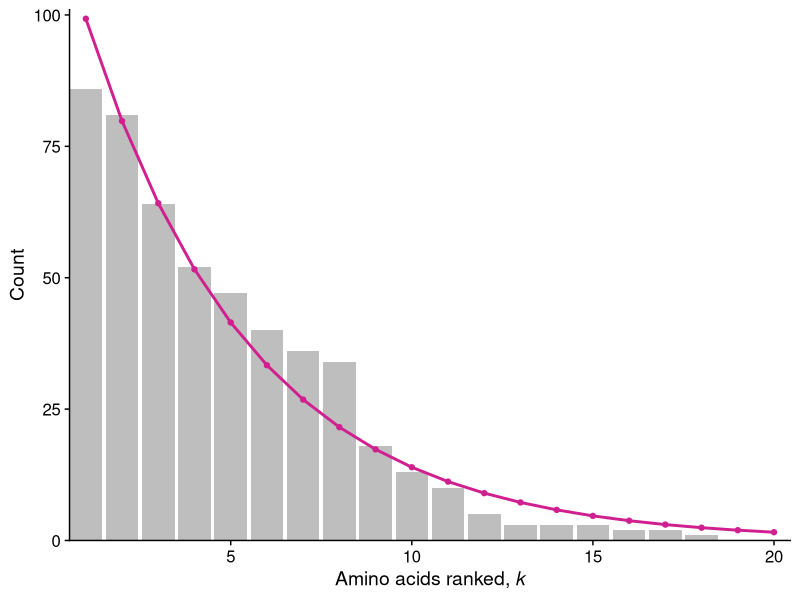
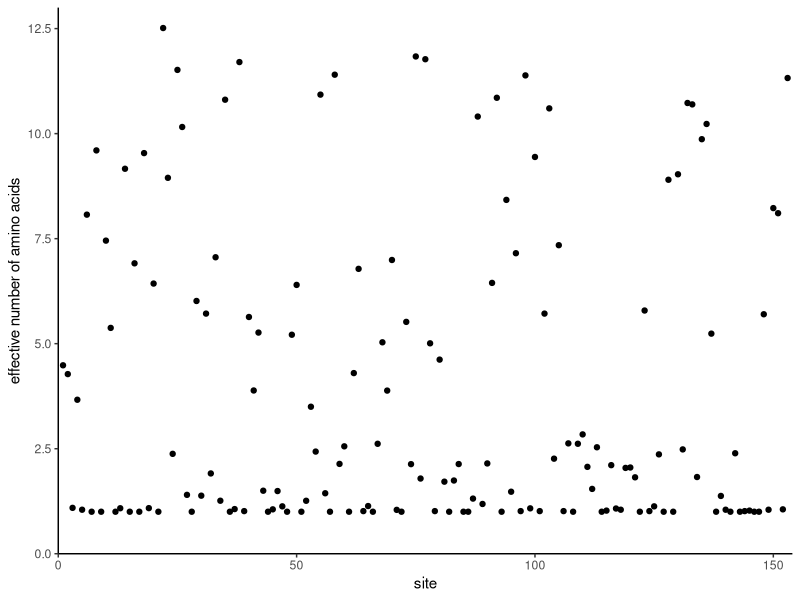
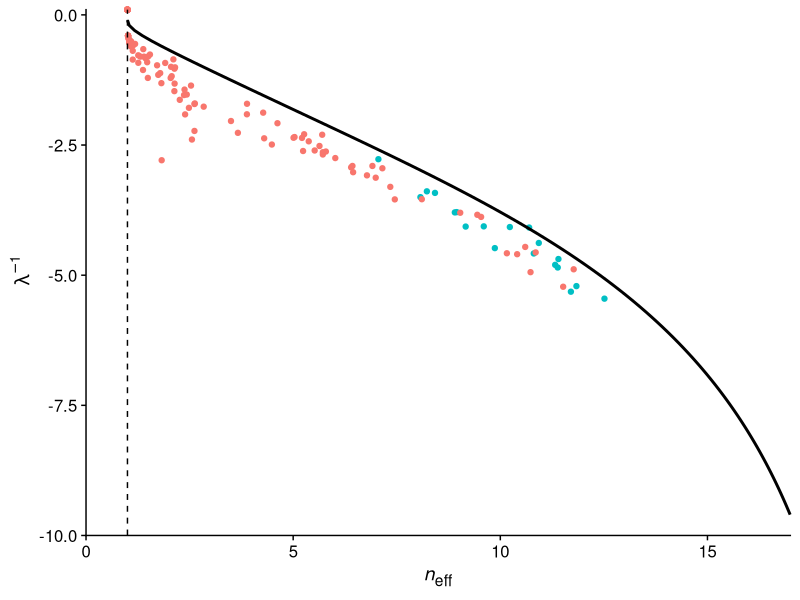

Generate these figures, in order, with R:
library(tidyverse)
library(stringr)
library(cowplot)
library(broom)
theme_set(theme_cowplot())

# read in data
alignment <-read_csv("data/simulated/results_1B4T_A_evolved_split.csv", col_types = cols(.default = "c")) 

# tidy data used for null
alignment %>% 
  mutate(sequence = as.numeric(1:nrow(alignment)) ) %>% 
  gather(key = "site", value = "aa", 1:153) -> tidy_align  

tidy_align$site = as.numeric(tidy_align$site) 


#---------- ACTUAL DISTRIBUTION ----------
# determine the number of each AA at each site
tidy_align %>% 
  group_by(site, aa) %>% 
  summarize(count = n()) -> site_aa_count

empty_counts <- data_frame(aa = c('A', 'C', 'D', 'E', 'F', 'G', 'H', 'I', 'K', 'L', 'M', 'N', 'P', 'Q', 'R', 'S', 'T', 'V', 'W', 'Y'), 
                           count = rep(0, 20))

# 1. First write a function that can take a data frame with amino acids at one site, and return a data frame with counts, including zeros.
count_by_site <- function(site_df) {
  site_df %>% 
    group_by(aa) %>% 
    summarize(count = n()) -> counts
  full_join(counts, anti_join(empty_counts, counts, by = 'aa'))
}

# 2. Then call that function for all sites and combine the resulting data frames.
tidy_align %>% nest(-site) %>%
  mutate(counts = map(data, count_by_site)) %>%
  dplyr::select(-data) %>%   # use sessionInfo() to find what packages are loaded, conflicted package to give warnings
  unnest() -> all_count


#----------- ESTIMATED DISTRIBUTION ------------
# USING ONLY OBSERVED AA
# order aa by relative frequency
all_count %>%
  arrange(all_count$site, desc(count)) -> ordered_count

# make the categorical variable (aa) numerical (k) by numbering aa's 1-20 in order of freq
ordered_count %>%
  group_by(site) %>%
  mutate(k = as.numeric(1:20)) -> ordered_count

# remove aa with zero values
ordered_count %>%
  filter(count > 0) -> observed_aa

# count relative to most frequent - rescale to 1 for highly conserved sites
observed_aa %>%
  group_by(site) %>%
  mutate(rel_count = count/max(count)) -> observed_aa

# log-transformed data
observed_aa %>%
  mutate(ln_count = log(rel_count)) -> observed_aa 

# fit to a linear function, using map and BROOM 
# SET INTERCEPT TO 0
observed_aa %>% nest(-site) %>%
  mutate(fit = map(data, ~ lm(ln_count ~ 0 + k, data = .)),
         #intercept = map_dbl(fit, ~ (.)$coefficients[1]),
         slope = map_dbl(fit, ~ (.)$coefficients[1])) %>% 
  select(-data, -fit) -> observed_fits

# data frame with slope from linear fit to log transformed data - slope = gamma, intercept = 0
#head(observed_fits)

# visualize the distribution (at a given site) with linear fits
# NOTE: sites that are highly conserved for a single aa still look exponential in log scale (see sites 3 and 9 as example) 3, 6, 33
# library(forcats)
# observed_aa %>%
#   filter(site==3) %>%
#   ggplot() + 
#   geom_point(aes(x = fct_inorder(aa), y = ln_count)) +
#   geom_abline(intercept = 0, slope = -1.9044913) + # NOTE: look up slope from ordered_fits dataframe
#   ggtitle("site = 3") +
#   xlab("ordered aa") +
#   ylab("ln(count)") #-> p1
# plot_grid(p1, p2, p3, p4, ncol = 2) -> p
# title2 <- ggdraw() + 
#   draw_label("Linear fit to log-transformed distribution",
#              fontface = 'bold')
# plot_grid(title2, p, ncol = 1, rel_heights = c(0.1, 1))


# estimate the distribution
# only for observed
# observed_aa %>%
#   left_join(observed_fits, by = "site") %>%
#   mutate(est_dist = exp(k*slope)) -> observed_aa

ordered_count %>% 
  left_join(observed_fits, by = "site") %>%
  mutate(est_dist = exp(k*slope)) -> ordered_count

# rescale to compare w raw count
ordered_count %>%
  group_by(site) %>%
  mutate(est_rel = est_dist/sum(est_dist)) %>%
  mutate(est_count = sum(count)*est_rel) -> ordered_count

# visual comparison
# ordered_count %>%
#   filter(site == 3) %>%
#   ggplot(aes(x = k)) +
#   geom_point(aes(y = count, color = "steelblue")) +
#   geom_point(aes(y = est_count, color = "violetred")) +
#   scale_color_manual(name = "distribution",  
#                      values = c("steelblue" = "steelblue", "violetred" = "violetred"), 
#                      labels = c("actual", "estimated")) +
#   ggtitle("site = 3") 

library(ggtext)

ordered_count %>%
  filter(site == 35) %>%
  ggplot(aes(x = k)) +
  geom_bar(aes(y = count), fill = "grey", stat='identity') +
  geom_point(aes(y = est_count, color = "violetred")) +
  geom_line(aes(y = est_count, color = "violetred"), size = 1) +
  scale_color_manual(name = "distribution",
                     values = c("grey" = "grey", "violetred" = "violetred"),
                     labels = c("actual", "estimated"))  +
  scale_x_continuous(
    breaks = c(5, 10, 15, 20), 
    expand = c(0, 0)
  ) +
  scale_y_continuous(
    breaks = c(0, 25, 50, 75, 100), 
    expand = c(0, 0),
    limits = c(0, 101)
  ) +
  labs(x = "Amino acids ranked, *k*", y = "Count") +
  theme(
    legend.position = "none",
    axis.title.x = element_markdown()
  ) -> fig1

#"Am<sub>*i*</sub>no **acids** ranked, *k*"

fig1

save_plot("figure1.pdf", fig1, ncol = 1, nrow = 1, base_height = 3.71,
          base_asp = 1.618, base_width = NULL)


#------- CHI-SQUARED: ACTUAL VS. ESTIMATED DIST -------
# use raw count
ordered_count %>% nest(-site) %>%
  mutate(chisq = map(data, ~ sum(((.$count - .$est_count)^2)/.$est_count)),
         p_value = map_dbl(chisq, ~ pchisq(., 18, lower.tail=FALSE))) %>% 
  select(-data) %>%
  mutate(p.adjusted = p.adjust(p_value, method= "fdr")) -> chisq_results

chisq_results %>%
  mutate(result = "pass") -> chisq_results

chisq_results$result[chisq_results$p.adjusted < 0.05] <- "fail"

chisq_results %>% filter(result == "fail") %>% nrow()/nrow(chisq_results)

# test manually for a few sites
df1 <- filter(ordered_count, site == 1)
chisq1 <- sum(((df1$count - df1$est_count)^2)/df1$est_count)
pchisq(chisq1, 18, lower.tail = FALSE)


#------- EFFECTIVE NUMBER OF AMINO ACIDS --------
# site_aa_count is actual dist. DOES NOT CONTAIN AA AT ZERO

# site_aa_count %>% 
#   group_by(site) %>%
#   mutate(frequency = (count)/sum(count)) -> site_aa_freq

observed_aa %>%
  group_by(site) %>%
  mutate(frequency = (count)/sum(count)) -> site_aa_freq

site_aa_freq %>% 
  mutate(flnf = frequency*log(frequency)) %>%
  group_by(site) %>% 
  summarize(entropy = -sum(flnf),
            eff_aa = exp(entropy),
            n = length(unique(aa))) -> eff_aa_all

head(eff_aa_all)

eff_aa_all %>% 
  ggplot(aes(x=site, y=eff_aa)) + geom_point() + 
  #geom_smooth(se=F) +
  ylab("effective number of amino acids") +
  scale_x_continuous(limits = c(0, 154), expand = c(0, 0)) + 
  scale_y_continuous(limits = c(0,13), expand = c(0, 0)) + 
  theme_classic()

#------- RELATIONSHIP BETWEEN GAMMA & EFF AA -------
observed_fits %>%
  left_join(eff_aa_all) %>% 
  select(site, slope, eff_aa)-> gam_v_effaa

gam_v_effaa %>%
  left_join(chisq_results) %>% 
  select(site, slope, eff_aa, result) -> gam_v_effaa

# theoretical prediction
neff2 <- function(lambda_inv) {
  lambda <- 1/lambda_inv
  pi <- lambda*exp(-lambda*(0:19))
  C <- sum(pi)
  pi <- pi/C
  exp(-sum(pi*log(pi)))
}

df_theory2 <- data.frame(lambda_inv = (0:-100)/10, ne = vapply((0:-100)/10, neff2, numeric(1)))

ggplot(gam_v_effaa, 
       aes(x = eff_aa, y = 1/slope)) + 
  geom_point(aes(color = result)) +
  geom_line(data = df_theory2, 
            aes(ne, lambda_inv), 
            inherit.aes = FALSE, 
            size = 1) +
  geom_vline(xintercept = 1, 
             linetype =2) +
  labs(x = "*n*<sub>eff</sub>", 
       y = expression(~lambda^-1)) +
  theme(legend.position = "none",
        axis.title.x = element_markdown()) +
  scale_x_continuous(
    breaks = c(0,5,10,15), 
    limits = c(0,17), 
    expand = c(0,0)
  ) +
  scale_y_continuous(
    limits = c(-10,0.1), 
    expand = c(0,0)
    ) +
  coord_cartesian(clip = "off") -> fig2

fig2
save_plot("figure2.pdf", fig2, ncol = 1, nrow = 1, base_height = 3.71,
          base_asp = 1.618, base_width = NULL)

